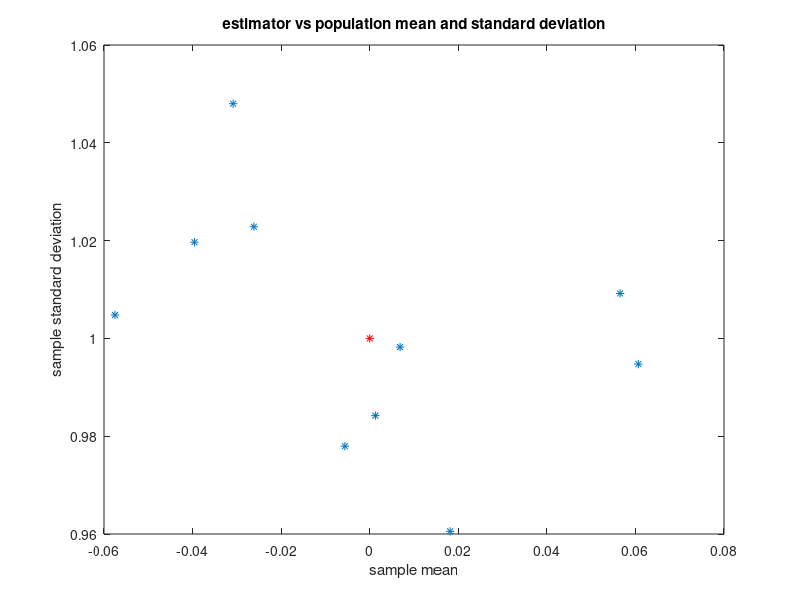

MATLAB code to generate this figure:
%%%%%%%%%%%%%%%%%%%%%%%%%%%%%%%%%%%%%%%%%%
%1 Random signals and stochastic processes
%1.1 statistical estimation
%%%%%%%%%%%%%%%%%%%%%%%%%%%%%%%%%%%%%%%%%%
%1.1.5
%repeat part 3
N=1000;
for i=1:10
    x(:,i)=randn(N,1);
    s_m(i)=mean(x(:,i));
    s_std(i)=std(x(:,i));
end
m=0;
std=sqrt(1);
figure
plot(s_m,s_std,'*');
hold on
plot(m,std,'r*');
title 'estimator vs population mean and standard deviation';
xlabel 'sample mean';
ylabel 'sample standard deviation';
b_m=0-sum(s_m)/10;
b_s=1-sum(s_std)/10;